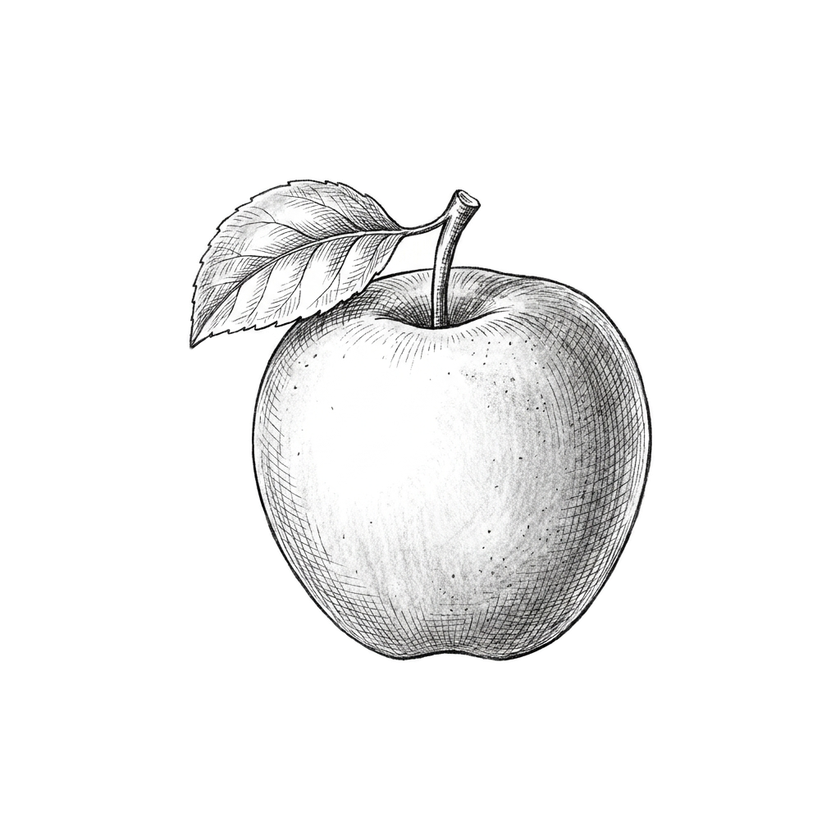
#> input picture images/apple.png, 840 x 840 px, shrunk from 1024 x 1024 before the run
$ python blueprint.py ../images/apple.png out.png
#> lines starting #> are read from the running program, lines starting #| are printed output that depends on the picture
"""Turns an ink cut-out (dark lines on a solid white fill, from tools/cutout.py --mode ink) into a
picture for a dark page: glowing light lines over a see-through dark fill.

The fill keeps a little of the page out from behind the object, so it still reads as solid, but the
page's own gradient and grid show through. The soft glow is baked in, so rendering stays fast.

Usage:
  python tools/blueprint.py IN.png OUT.png [--line #eef4ff] [--fill #0a1a33] [--fill-alpha 0.55]
                            [--glow #8fb8ff] [--glow-alpha 0.55] [--glow-radius 0.012]
"""
import argparse

import numpy as np
from PIL import Image, ImageFilter


def rgb(h):
    h = h.lstrip('#')
    return np.array([int(h[i:i + 2], 16) for i in (0, 2, 4)], np.float32)


def main():
    ap = argparse.ArgumentParser()
    ap.add_argument('src')
    ap.add_argument('dst')
    ap.add_argument('--line', default='#eef4ff')
    ap.add_argument('--fill', default='#0a1a33')
    ap.add_argument('--fill-alpha', type=float, default=0.55)
    ap.add_argument('--glow', default='#8fb8ff')
    ap.add_argument('--glow-alpha', type=float, default=0.55)
    ap.add_argument('--glow-radius', type=float, default=0.012, help='as a share of the picture size')
    a = ap.parse_args()

    im = np.asarray(Image.open(a.src).convert('RGBA')).astype(np.float32)
    sil = im[..., 3] / 255
    lum = im[..., :3].mean(axis=2)
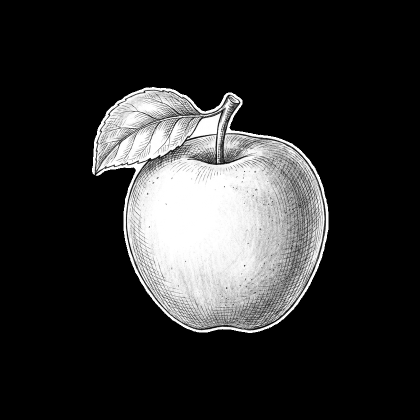
#> lum: shape (840, 840) float32 (shown at 1/2 size); min 0, max 255, mean 46.5
    # Line strength: 0 on the white fill, 1 on full ink.
    s = np.clip((250 - lum) / 200, 0, 1) * sil
    line, fill = rgb(a.line), rgb(a.fill)
    alpha = sil * (a.fill_alpha * (1 - s) + s)
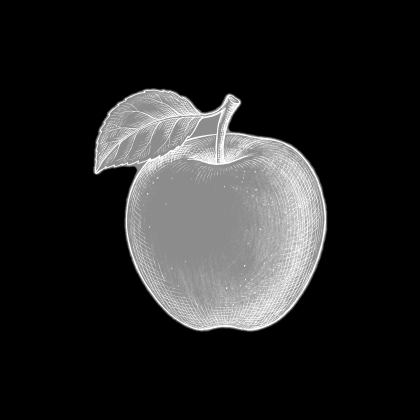
#> alpha: shape (840, 840) float32 (shown at 1/2 size); min 0, max 1, mean 0.149
    col = (fill * (a.fill_alpha * (1 - s))[..., None] + line * s[..., None]) / np.maximum(alpha, 1e-6)[..., None]
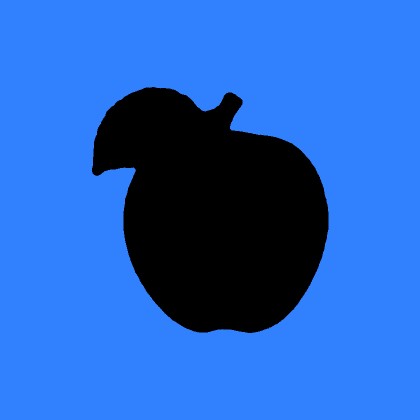
#> col: shape (840, 840, 3) float32 (shown at 1/2 size); mean of channels 0, 1, 2 4235338.5, 10977114, 21724630; drawn with min black and max white
    body = np.dstack([np.clip(col, 0, 255), alpha * 255]).astype(np.uint8)
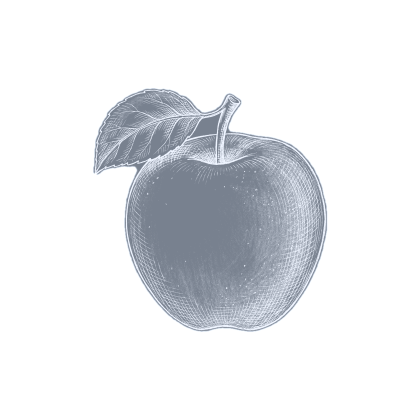
#> body: shape (840, 840, 4) (shown at 1/2 size); mean of channels 0, 1, 2, 3 215.3, 218.5, 223.4, 37.8; transparent parts drawn white

    # Soft glow from the lines and the outline.
    r = max(2, int(a.glow_radius * max(im.shape[:2])))
    edge = np.clip(s + 0.5 * (sil - np.asarray(Image.fromarray((sil * 255).astype(np.uint8)).filter(ImageFilter.MinFilter(5))) / 255), 0, 1)
    g = np.asarray(Image.fromarray((edge * 255).astype(np.uint8)).filter(ImageFilter.GaussianBlur(r))).astype(np.float32) / 255
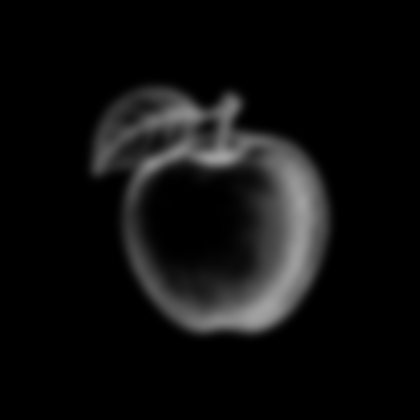
#> g: shape (840, 840) float32 (shown at 1/2 size); min 0, max 0.635, mean 0.0585
    glow = np.zeros_like(im)
    glow[..., :3] = rgb(a.glow)
    glow[..., 3] = np.clip(g * 2.2, 0, 1) * a.glow_alpha * 255
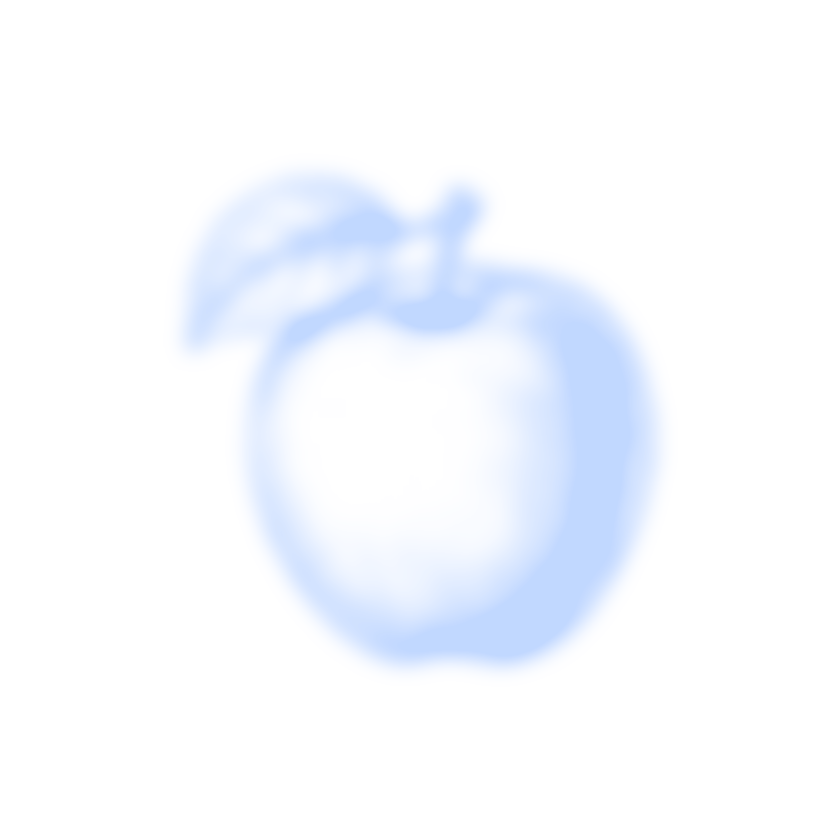
#> glow: shape (840, 840, 4) float32; mean of channels 0, 1, 2, 3 143.8, 184, 255.9, 17.2; transparent parts drawn white
    out = Image.fromarray(glow.astype(np.uint8), 'RGBA')
    out.alpha_composite(Image.fromarray(body, 'RGBA'))
    out.save(a.dst)


if __name__ == '__main__':
    main()

$ run again, on images/bone.png
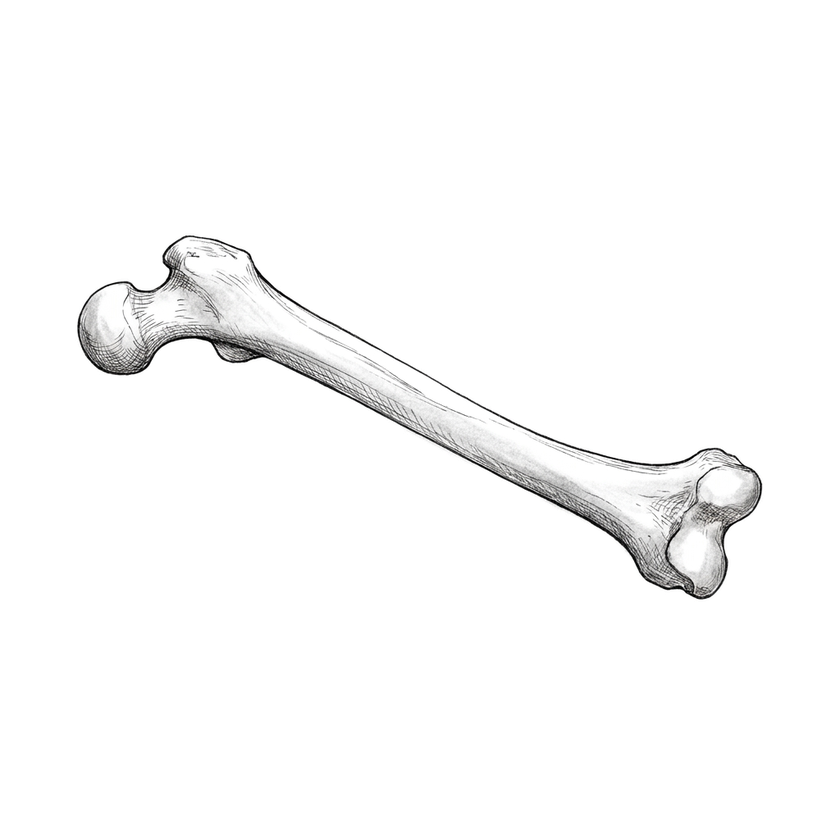
#> input picture images/bone.png, 840 x 840 px, shrunk from 1024 x 1024 before the run
#> in main, `g = np.asarray(Image.fromarray((edge * 255).astype(np.uint8)).filter(I..`:
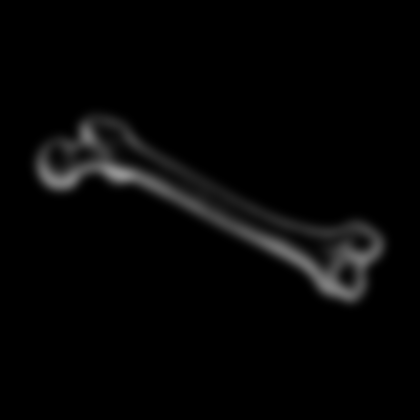
#> g: shape (840, 840) float32 (shown at 1/2 size); min 0, max 0.576, mean 0.023
#> in main, `glow[..., 3] = np.clip(g * 2.2, 0, 1) * a.glow_alpha * 255`:
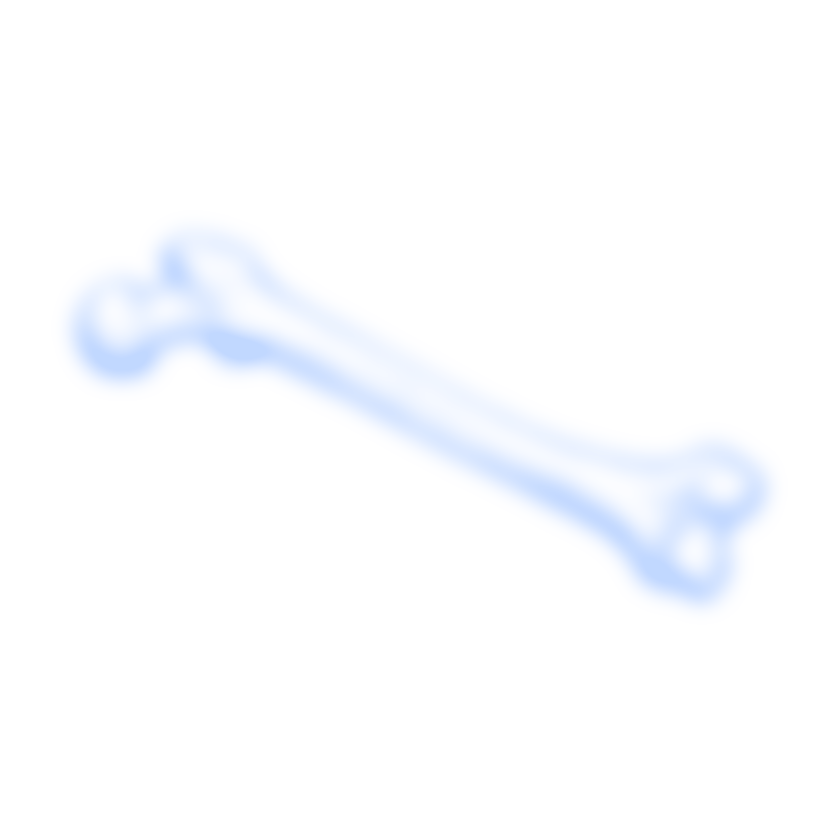
#> glow: shape (840, 840, 4) float32; mean of channels 0, 1, 2, 3 143.8, 184, 255.9, 7.1; transparent parts drawn white
